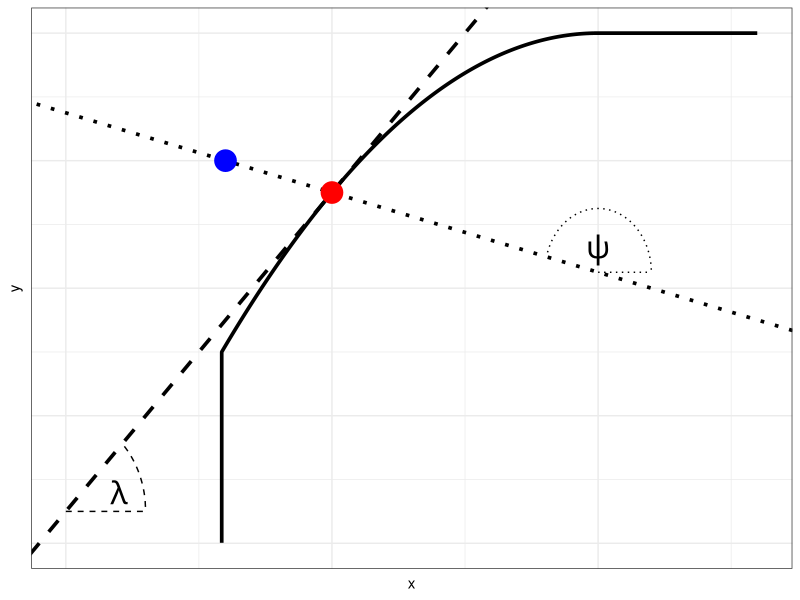
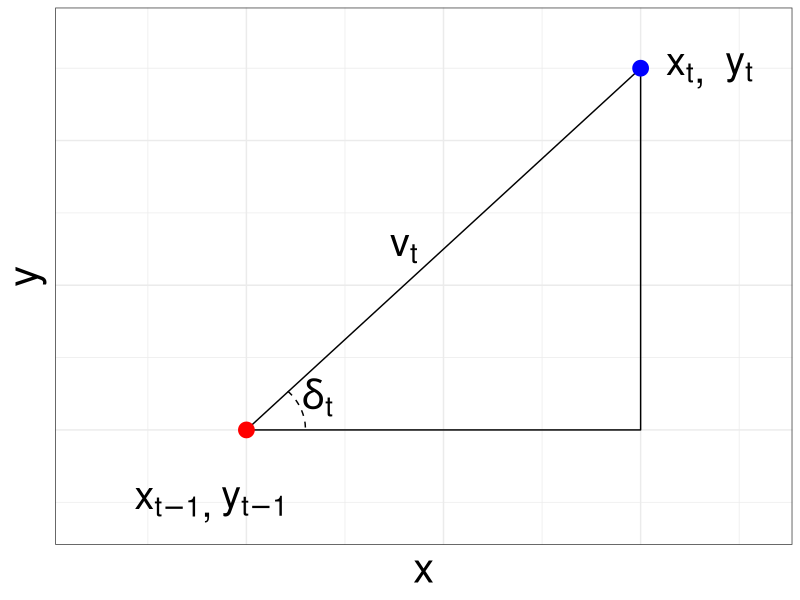

The R source for these figures, in order:
x <- seq(1, 3.5, 0.001)
y <- -(x - 3)^2 + 5
y[x > 3] <- 5
x[y < 4.5] <- 3 - sqrt(0.5)

xa1 <- seq(2.11, 2.15, 0.001)
ya1 <- sqrt(0.15^2 - (xa1 - 2)^2) + 4.25

xa2 <- seq(2.905, 3.1, 0.0001)
ya2 <- sqrt(0.1^2 - (xa2 - 3)^2) + 4.625

library(ggplot2)
ggplot() + geom_path(aes(x, y), size = 1.25) + 
  geom_abline(aes(slope = 1, intercept = 2.25), linetype = 2, size = 1.25) + 
  geom_abline(aes(slope = -0.25, intercept = 5.375), linetype = 3, size = 1.25) + 
  geom_point(aes(2.5, 4.75), colour = 'red', size = 7) + 
  geom_point(aes(2.3, 4.8), colour = 'blue', size = 7) + 
  geom_line(aes(x = c(2, 2.15), y = c(4.25, 4.25)), linetype = 2) + 
  geom_line(aes(xa1, ya1), linetype = 2) + 
  geom_text(aes(x = 2.1, y = 4.28, label = "lambda"), size = 8,  parse = TRUE) + 
  geom_line(aes(x = c(3, 3.1), y = c(4.625, 4.625)), linetype = 3) + 
  geom_line(aes(xa2, ya2), linetype = 3) + 
  geom_text(aes(x = 3, y = 4.66, label = 'psi'), size = 8, parse = TRUE) + 
  ylim(4.2, 5) + xlim(2, 3.3) + 
  theme_bw() + 
  theme(axis.text = element_blank(),
        axis.ticks = element_blank())


xa3 <- seq(1.105, 1.15, 0.001)
ya3 <- sqrt(0.15^2 - (xa3 - 1)^2) + 1

ggplot() + geom_path(aes(x = c(1, 2, 2, 1), y = c(1, 1, 2, 1))) + 
  geom_point(aes(x = 1, y = 1), colour = 'red', size = 5) + 
  geom_point(aes(x = 2, y = 2), colour = 'blue', size = 5) + 
  geom_text(aes(x = 0.8, y = 0.8, label = 'x[t-1]'), size = 10, parse = TRUE) + 
  geom_text(aes(x = 0.9, y = 0.8, label = ','), size = 10) +
  geom_text(aes(x = 1.02, y = 0.8, label = 'y[t-1]'), size = 10, parse = TRUE) +
  geom_text(aes(x = 2.1, y = 2, label = 'x[t]'), size = 10, parse = TRUE) + 
  geom_text(aes(x = 2.15, y = 2, label = ','), size = 10) +
  geom_text(aes(x = 2.25, y = 2, label = 'y[t]'), size = 10, parse = TRUE) +
  geom_line(aes(xa3, ya3), linetype = 2) + 
  geom_text(aes(x = 1.18, y = 1.09, label = "delta[t]"), size = 10, parse = TRUE) +
  geom_text(aes(x = 1.4, y = 1.5, label = "v[t]"), size = 10, parse = TRUE) +
  ylim(0.75, 2.1) + xlim(0.6, 2.3) + 
  theme_bw() + 
  theme(axis.text = element_blank(),
        axis.ticks = element_blank(),
        axis.title=element_text(size=30)) + 
  labs(x = "x", y = "y")


